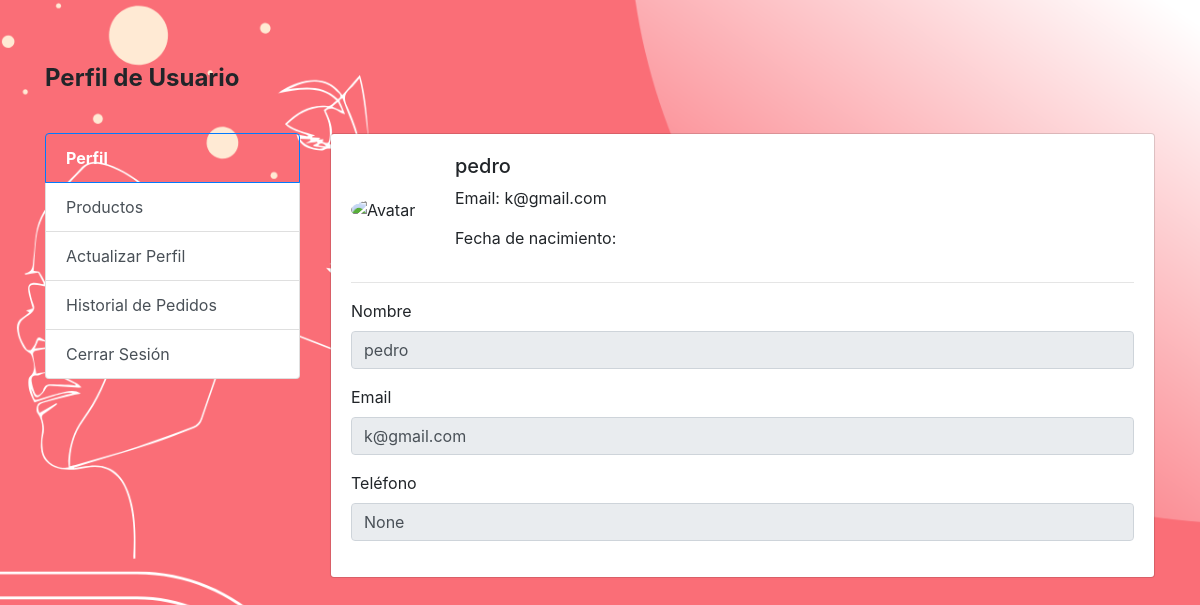
Screenshot of /perfil (signed in) with the database file from the repository.
### app.py (models this page shows)
class Usuario(db.Model):
    id = db.Column(db.Integer, primary_key=True)
    nombre = db.Column(db.String(80), nullable=False)
    email = db.Column(db.String(120), unique=True, nullable=False)
    contraseña = db.Column(db.String(120), nullable=False)
    is_admin = db.Column(db.Boolean, default=False)
    direccion = db.Column(db.String(250), nullable=True)
    telefono = db.Column(db.String(15), nullable=True)

### app.py (the view)
@app.route('/perfil')
def perfil():
    if 'usuario_id' in session:
        usuario = Usuario.query.get(session['usuario_id'])
        return render_template('perfil.html', usuario=usuario)
    else:
        return redirect(url_for('login'))

### app.py (called while the page is built)
@app.before_request
def crear_admin():
    if not Usuario.query.filter_by(email="admin@example.com").first():
        nombre = "Admin"
        email = "admin@example.com"
        contraseña = generate_password_hash("adminpassword")
        admin = Usuario(nombre=nombre, email=email, contraseña=contraseña, is_admin=True)
        db.session.add(admin)
        db.session.commit()
        print("Cuenta de administrador creada con éxito")

### templates/perfil.html (shortened to what this page needs)
<!DOCTYPE html>
<html lang="es">
<head>
    <link href="https://cdn.jsdelivr.net/npm/bootstrap@4.5.0/dist/css/bootstrap.min.css" rel="stylesheet">
</head>
<body>
    <div class="container mt-5">
        <h4 class="font-weight-bold py-3 mb-4">Perfil de Usuario</h4>
        <div class="row">
            <div class="col-md-3">
                <div class="list-group account-settings-links">
                    <a href="#" class="list-group-item list-group-item-action active">Perfil</a>
                    <a href="/productos" class="list-group-item list-group-item-action">Productos</a>
                    <a href="/actualizar_perfil" class="list-group-item list-group-item-action">Actualizar Perfil</a>
                    <a href="/historial_pedidos" class="list-group-item list-group-item-action">Historial de Pedidos</a>
                    <a href="/logout" class="list-group-item list-group-item-action">Cerrar Sesión</a>
                </div>
            </div>
            <div class="col-md-9">
                <div class="card">
                    <div class="card-body">
                        <div class="media align-items-center">
                            <img src="https://images.vexels.com/media/users/3/135118/isolated/lists/676bf0e9f3c16649cd7f426c6dcd755a-signo-de-usuario-plano-con-fondo-redondo.png"
                                class="d-block ui-w-80 rounded-circle" alt="Avatar">
                            <div class="media-body ml-4">
                                <h5 class="mt-0">{{ usuario.nombre }}</h5>
                                <p>Email: {{ usuario.email }}</p>
                                <p>Fecha de nacimiento: {{ usuario.fecha_nacimiento }}</p>
                            </div>
                        </div>
                        <hr>
                        <div class="form-group">
                            <label class="form-label">Nombre</label>
                            <input type="text" class="form-control" value="{{ usuario.nombre }}" disabled>
                        </div>
                        <div class="form-group">
                            <label class="form-label">Email</label>
                            <input type="email" class="form-control" value="{{ usuario.email }}" disabled>
                        </div>
                        <div class="form-group">
                            <label class="form-label">Teléfono</label>
                            <input type="text" class="form-control" value="{{ usuario.telefono }}" disabled>
                        </div>
                    </div>
                </div>
            </div>
        </div>
    </div>
</body>
</html>

### rows the page displays
Usuario: nombre "pedro", email "k@gmail.com", telefono "None"
